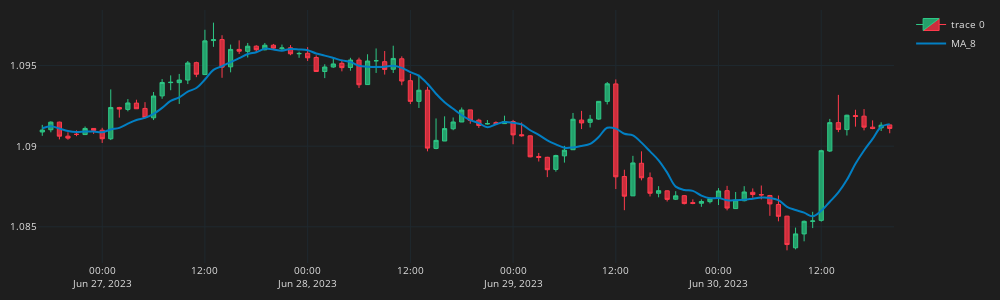

The cell this chart's notebook holds for it:
### Code cell
fig = go.Figure()
fig.add_trace(go.Candlestick(
    x=df_plot.time, open=df_plot.mid_o, high=df_plot.mid_h, low=df_plot.mid_l, close=df_plot.mid_c,
    line=dict(width=1), opacity=1,
    increasing_fillcolor='#24A06B',
    decreasing_fillcolor="#CC2E3C",
    increasing_line_color='#2EC886',  
    decreasing_line_color='#FF3A4C'
))
fig.add_trace(go.Scatter(x=df_plot.time, 
    y=df_plot.MA_8,
    line=dict(color="#027FC3", width=2),
    line_shape='spline',
    name='MA_8'
    ))
fig.update_layout(width=1000,height=300,
    margin=dict(l=10,r=10,b=10,t=10),
    font=dict(size=10,color="#e1e1e1"),
    paper_bgcolor="#1e1e1e",
    plot_bgcolor="#1e1e1e")
fig.update_xaxes(
    gridcolor="#1f292f",
    showgrid=True,fixedrange=True,rangeslider=dict(visible=False)
)
fig.update_yaxes(
    gridcolor="#1f292f",
    showgrid=True
)
fig.show()
